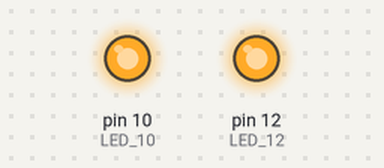
A sketch run on a simulated Arduino Uno, built with avr-gcc and run on an emulated ATmega328P. On the bench: output pins drawn as LEDs (lit = HIGH).

Above: at 0.1 s.
Timing chart, 0 to 1.6 s (numbered marks = the images above):
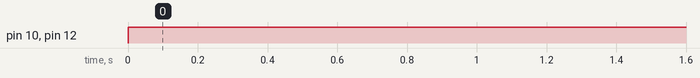

Measured:
- by itself, pin 10 (LED_10), pin 12 (LED_12): LOW → HIGH at 0.00 s

The sketch:

5leds.ino
```cpp
#define LED_12 12
#define LED_10 10

void setup() {
  pinMode(LED_12, OUTPUT);
  pinMode(LED_10, OUTPUT);
}

void loop() {
  digitalWrite(LED_12, HIGH);
  digitalWrite(LED_10, HIGH);
  delay(5000);
}
```
